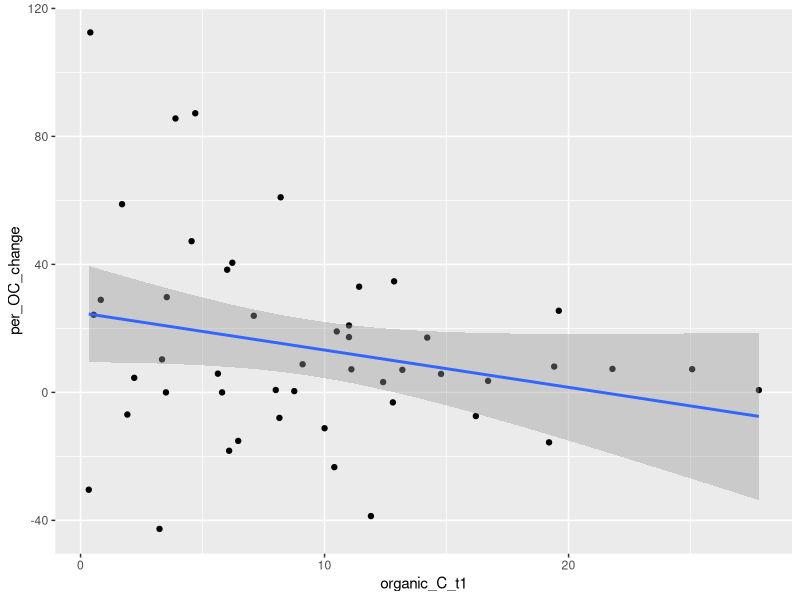
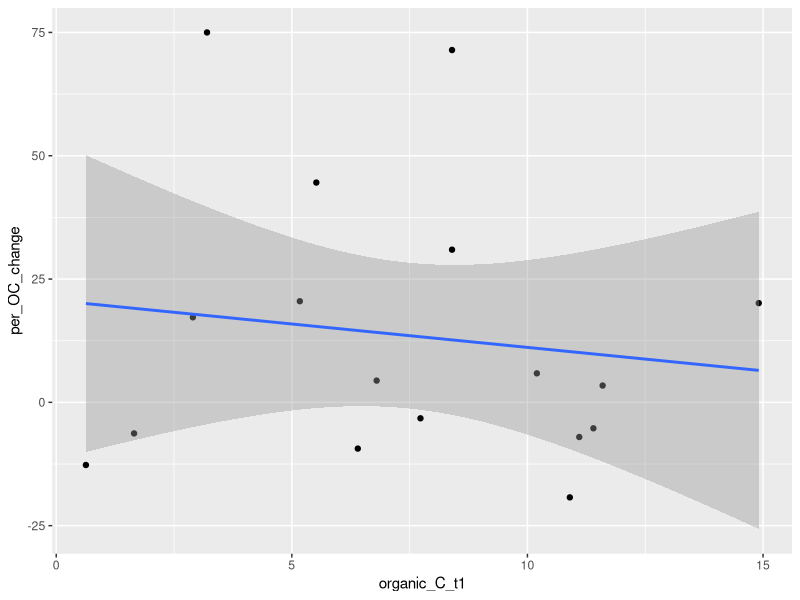
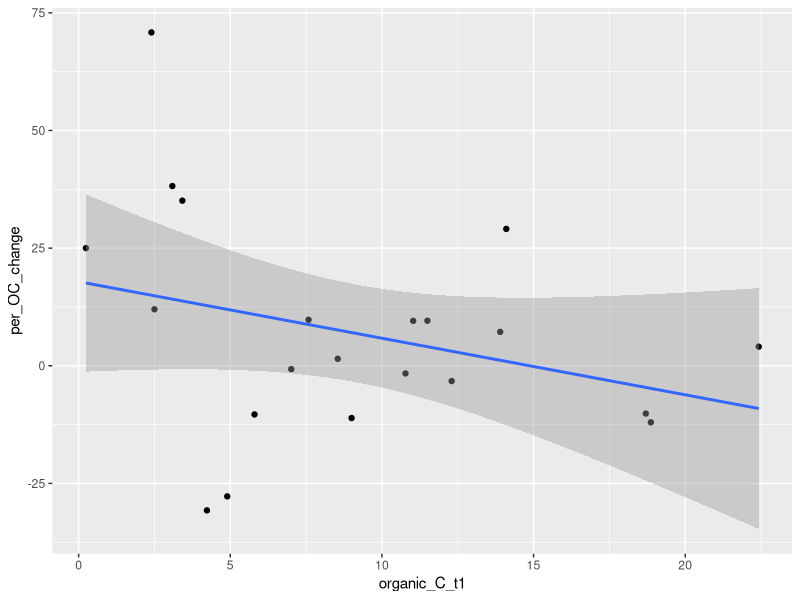
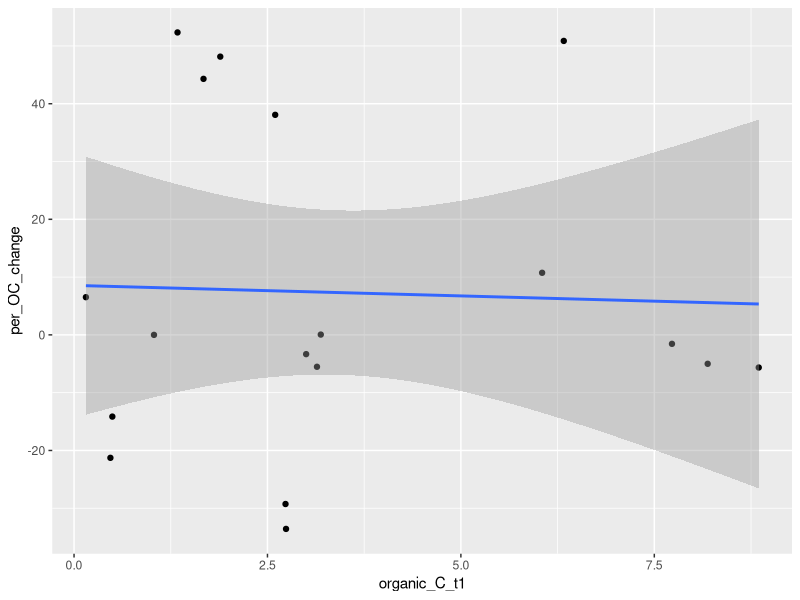

Here is the R script that generated these plots, in order:
## ---- chunk 1
# Load libraries
suppressWarnings(suppressMessages({
library(tidyverse)
library(ggpubr)
}))
## ---- chunk 2
# Load dataset
suppressWarnings(suppressMessages({
    datacsv <- read_csv("datasets/irrt1vt2_estBD_mar27.csv")
    dataset <- data.frame(datacsv)
}))
## ---- chunk 3
temp_dataset <- split(dataset, dataset$ref_num=="24")
dataset <- temp_dataset$'FALSE'
## ---- chunk 4
# Factor whole dataset
dataset[sapply(dataset, is.character)] <- lapply(dataset[sapply(dataset, is.character)], as.factor)

# Store rows without N+ and N- pairings in a temporary variable
tempData1a <- split(dataset, dataset$N_pair=="no")
dataseta <- tempData1a$'TRUE'

# For rows that do have a N+ and N- paring, store only the N- rows in a temporary variable
tempData1b <- split(dataset, dataset$N_pair_state=="N+")
datasetb <- tempData1b$'FALSE'

# Combine the two temporary variables into a unified dataset without the N+ treatments where such pairings exist in the dataset
dataset <- rbind(dataseta, datasetb)

# Separate out the 0 - 10 cm depth incrememt
tempData2 <- split(dataset, dataset$depth_cat_2=="0-10cm")
depth_10 <- tempData2$'TRUE'

# Separate out the 10 - 20 cm depth incrememt
tempData2 <- split(dataset, dataset$depth_cat_2=="10-20cm")
depth_20 <- tempData2$'TRUE'

# Separate out the 20 - 30 cm depth incrememt
tempData2 <- split(dataset, dataset$depth_cat_2=="20-30cm")
depth_30 <- tempData2$'TRUE'

# Separate out the 30+ cm depth incrememt
tempData2 <- split(dataset, dataset$depth_cat_2=="30+cm")
depth_30p <- tempData2$'TRUE'
## ---- chunk 5
ggplot(depth_10, aes(x=organic_C_t1, y=per_OC_change)) + geom_point() + geom_smooth(method=lm)
## ---- chunk 6
ggplot(depth_20, aes(x=organic_C_t1, y=per_OC_change)) + geom_point() + geom_smooth(method=lm)
## ---- chunk 7
ggplot(depth_30, aes(x=organic_C_t1, y=per_OC_change)) + geom_point() + geom_smooth(method=lm)
## ---- chunk 8
ggplot(depth_30p, aes(x=organic_C_t1, y=per_OC_change)) + geom_point() + geom_smooth(method=lm)
